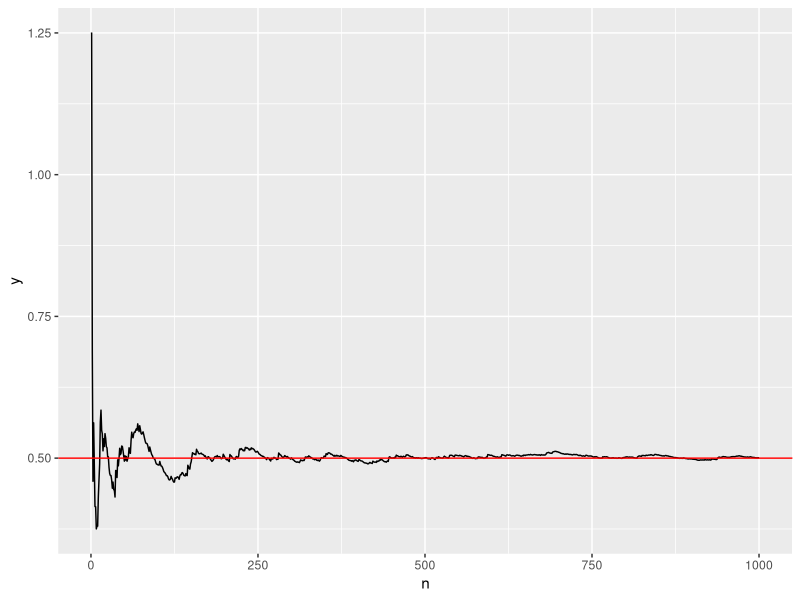
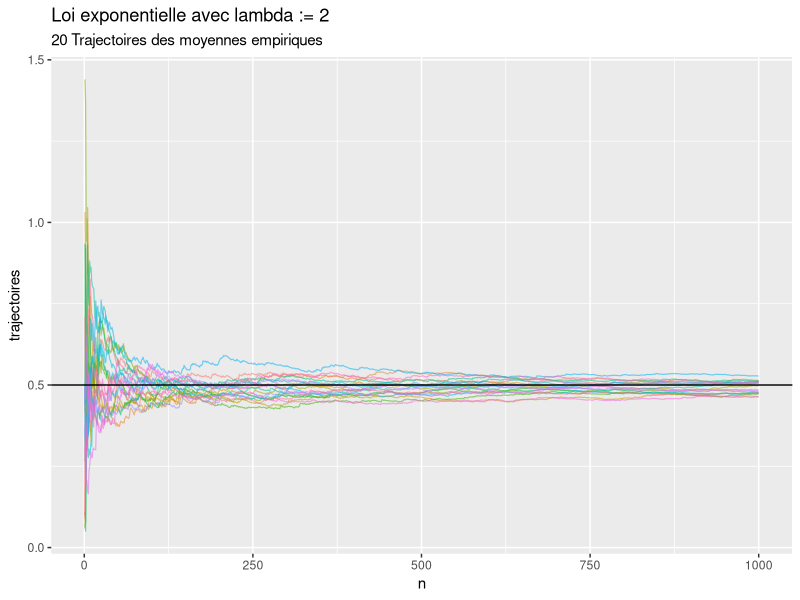
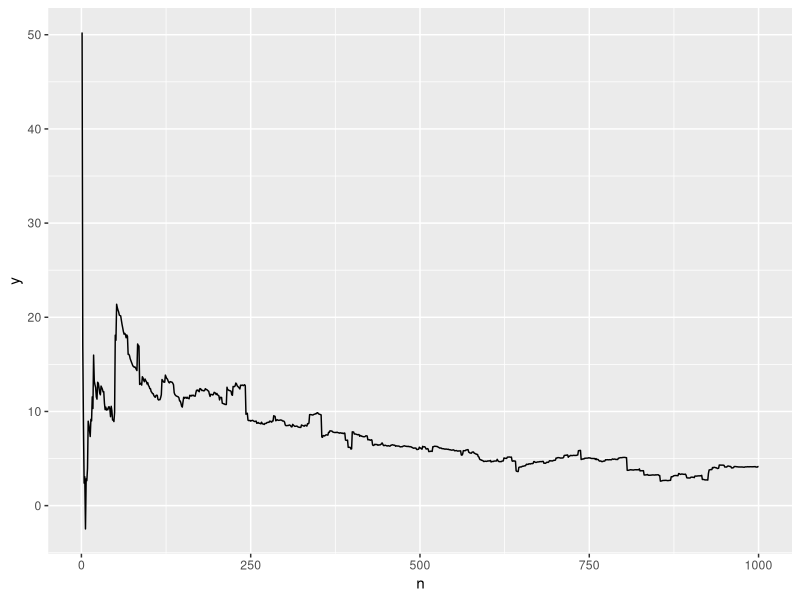
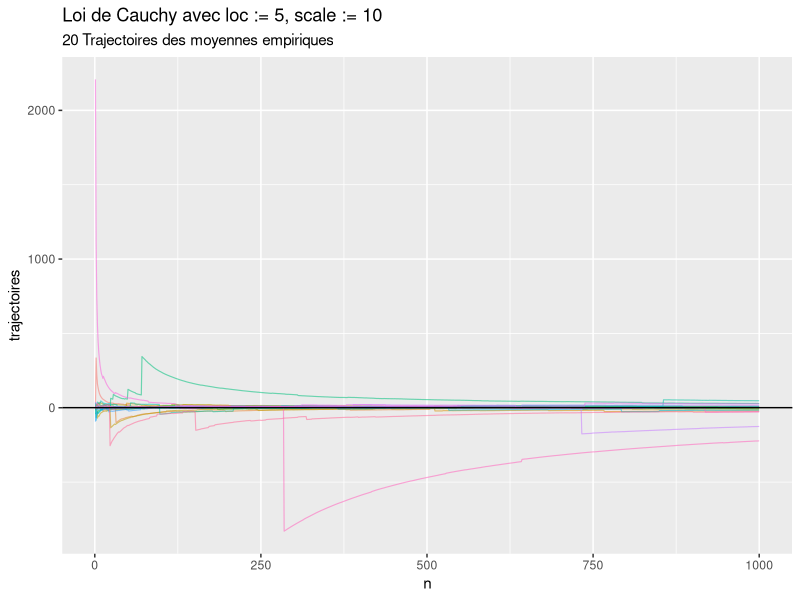
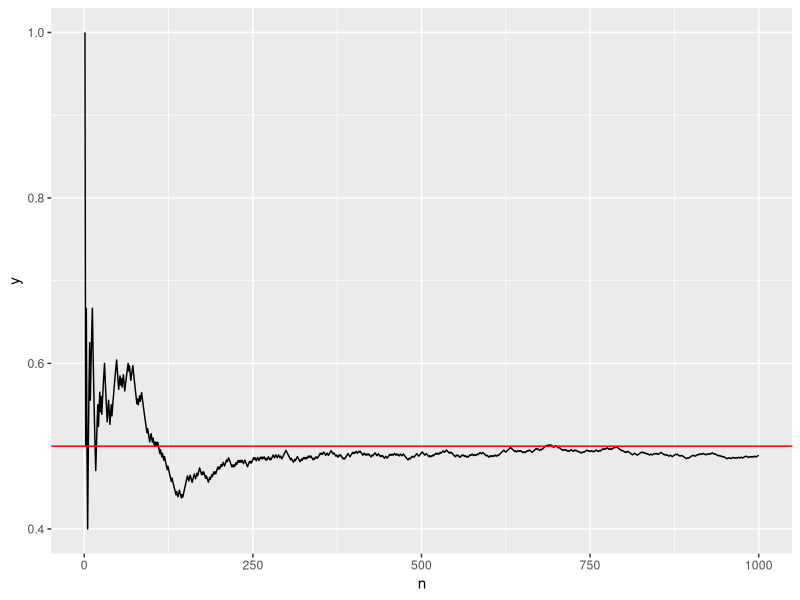
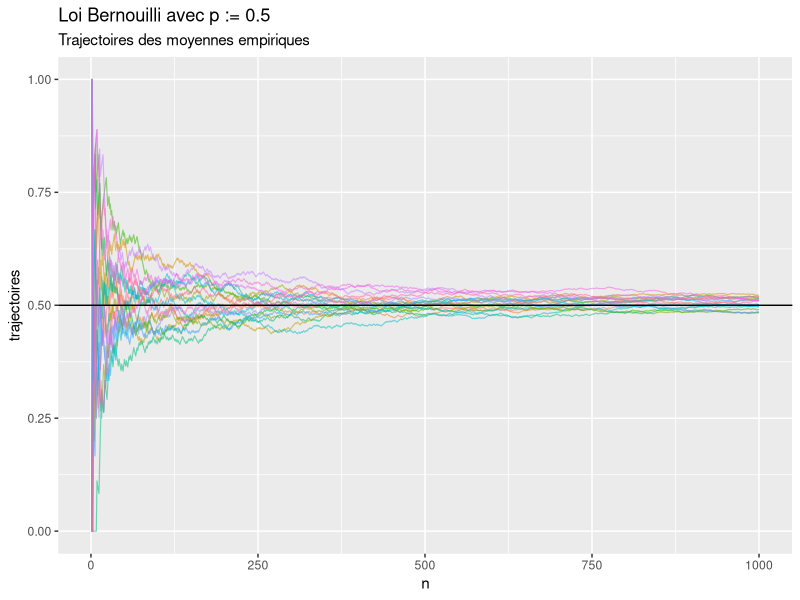
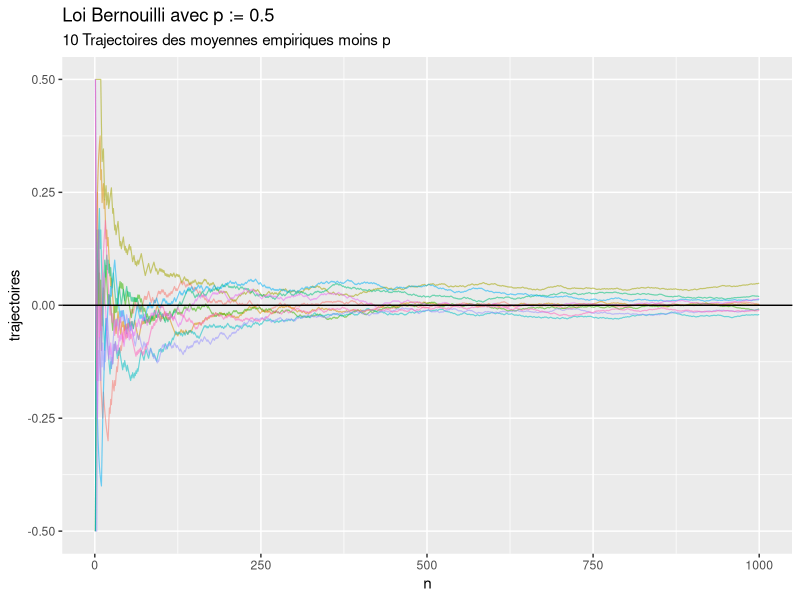
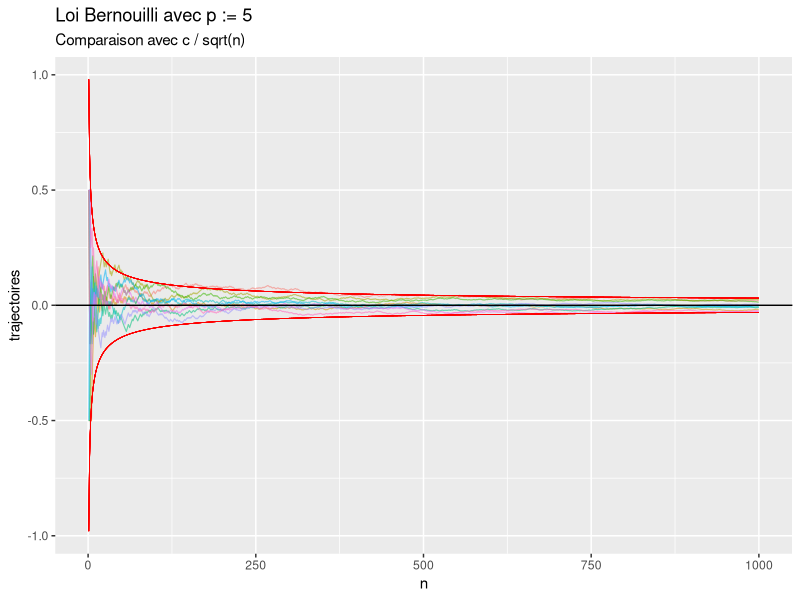

Write R code to recreate these figures, in order.
## ---- chunk 1
library(tibble)
library(ggplot2)
library(tidyverse)
set.seed(1234) # For reproducible results
## ---- chunk 2
rate <- 2; n <- 1000

x <- rexp(n, rate)
## ---- chunk 3
moyenne_empiriques <- cumsum(x) / seq(n)
## ---- chunk 4
draw_traj <- function(f_sim, n_trials, n_traj, title = NULL, subtitle = NULL) {

    df <- tibble(n = seq(n_trials))

    for (i in seq(n_traj)) {
        sim <- f_sim(n_trials) # Call the simulation function, like rnorm(n, 0, 1)
        cum_avg <- cumsum(sim) / seq(n_trials)
        df <- df |> add_column(cum_avg, .name_repair = c("unique"))
    }

    df.long <- pivot_longer(df,
                            cols = !c(1), # Pivot everything BUT the first column
                            names_to = "data",
                            values_to = "traj")

    df.long |>
        ggplot(aes(n, traj, group = data)) +
        geom_line(aes(col = data, alpha = 1), size = 0.4) +
        theme(legend.position = "none") +
        labs(x = "n", y = "trajectoires", title = title, subtitle = subtitle) +
        geom_hline(yintercept = 0.5)

}

draw_traj_moins_p <- function(f_sim, n_trials, n_traj, p = 0.5, title = NULL, subtitle = NULL) {

    df <- tibble(n = seq(n_trials))

    for (i in seq(n_traj)) {
        sim <- f_sim(n_trials) # Call the simulation function, like rnorm(n, 0, 1)
        cum_avg <- cumsum(sim) / seq(n_trials)
        df <- df |> add_column(cum_avg - p, .name_repair = c("unique"))
    }

    df.long <- pivot_longer(df,
                            cols = !c(1), # Pivot everything BUT the first column
                            names_to = "data",
                            values_to = "traj")

    df.long |>
        ggplot(aes(n, traj, group = data)) +
        geom_line(aes(col = data, alpha = 1), size = 0.4) +
        theme(legend.position = "none") +
        labs(x = "n", y = "trajectoires", title = title, subtitle = subtitle) +
        geom_hline(yintercept = 0)

}
## ---- chunk 5
df <- tibble(n = seq(n), y = moyenne_empiriques)
df |> ggplot(aes(n, y)) + geom_line() + geom_hline(yintercept = 0.5, col = "red")
## ---- chunk 6
sim <- function(n) { rexp(n, 2) }
# draw_traj est une fonction que j'ai définie, montrée en fin de document
draw_traj(sim,
          n_trials = 1000,
          n_traj = 20,
          title = "Loi exponentielle avec lambda := 2",
          subtitle = "20 Trajectoires des moyennes empiriques")
## ---- chunk 7
loc   <- 5
scale <- 10
n     <- 1000

cauch <- rcauchy(n, loc, scale)
moyenne_empiriques <- cumsum(cauch) / seq(n)

df.cauchy <- tibble(n = seq(n), y = moyenne_empiriques)
df.cauchy |> ggplot(aes(n, y)) + geom_line()
## ---- chunk 8
sim <- function(n) { rcauchy(n, loc, scale) }
draw_traj(sim,
          n_trials = 1000,
          n_traj = 20,
          "Loi de Cauchy avec loc := 5, scale := 10",
          "20 Trajectoires des moyennes empiriques")
## ---- chunk 9
n <- 1000
p <- 0.5

bern <- rbinom(n, size = 1, prob = p)
moyenne_empiriques <- cumsum(bern) / seq(n)

df.bern <- tibble(n = seq(n), y = moyenne_empiriques)
df.bern |> ggplot(aes(n, y)) + geom_line() + geom_hline(yintercept = 0.5, col = "red")
## ---- chunk 10
sim <- function(n) { rbinom(n, size = 1, prob = p) }
draw_traj(sim,
          n_trials = 1000,
          n_traj = 20,
          title = "Loi Bernouilli avec p := 0.5",
          subtitle = "Trajectoires des moyennes empiriques")
## ---- chunk 11
p <- 0.5

sim <- function(n) { rbinom(n, size = 1, prob = p) }
draw_traj_moins_p(sim, 1000, 10, p, "Loi Bernouilli avec p := 0.5",
                                    "10 Trajectoires des moyennes empiriques moins p")
## ---- chunk 12
p <- 0.5
sqrt_pq_95 <- 1.96 * sqrt(p * (1 - p))
n <- 1000

fn_b <- function(n) { sqrt_pq_95 / sqrt(n) }
fn_c <- function(n) { sqrt_pq_95 / n }
fn_d <- function(n) { sqrt_pq_95 / log(n) }

draw_traj_moins_p(sim, n, 10, p) +
    geom_line(aes(x = n, y = fn_b(n)), col = "red", size = 0.25) +
    geom_line(aes(x = n, y = -fn_b(n)), col = "red", size = 0.25) +
    labs(title = "Loi Bernouilli avec p := 5", subtitle = "Comparaison avec c / sqrt(n)")
## ---- chunk 13
draw_traj_moins_p(sim, n, 10, p) +
    geom_line(aes(x = n, y = fn_c(n)), col = "green", size = 0.25) +
    geom_line(aes(x = n, y = -fn_c(n)), col = "green", size = 0.25) +
    labs(title = "Loi Bernouilli avec p := 5", subtitle = "Comparaison avec c / n")
## ---- chunk 14
draw_traj_moins_p(sim, n, 10, p) +
    geom_line(aes(x = n, y = fn_d(n)), col = "blue", size = 0.25) +
    geom_line(aes(x = n, y = -fn_d(n)), col = "blue", size = 0.25) +
    labs(title = "Loi Bernouilli avec p := 5", subtitle = "Comparaison avec c / log(n)")
## ---- chunk 15
tclexpo <- function(n, a) {

    X1 <- rexp(n, a)
    mu <- mean(X1)
    sqv <- sqrt(var(X1))
    sqn <- sqrt(n)
    coeff <- force(sqn / (n * sqv)) # Calculate once, use 1000 times

    stat_Xi <- function(Xi) {
        coeff * sum(Xi - mu)
    }

    # Let's create a list so that we can easily map over it with lapply
    my_list <- list(X1)

    for (i in seq(999)) {
       my_list[[i + 1]] <- rexp(n, a)
    }

    unlist(lapply(my_list, stat_Xi)) # return a vector
}
## ---- chunk 16
a <- 2
n <- c(2, 10, 50, 100)

out <- map(n, tclexpo, a) # Map tclexpo(n = ?, a) over the values of n

# Now I have a list of length 4 whose elements are vectors with size 1000.
df <- tibble(n2 = out[[1]], n10 = out[[2]], n50 = out[[3]], n100 = out[[4]])
df <- df |> pivot_longer(everything(), names_to = "names", values_to = "values")
# df$names <- factor(df$names, levels = "n10", "n2", "n50", "n100")


df |>
    ggplot(aes(values, after_stat(density))) +
    geom_histogram() +
    geom_line(aes(values, dnorm(values)), col = "red") +
    facet_wrap(~ names) +
    labs(y = "fréquence")

## ---- chunk 17
Fempirique <- function(X) {

    # First let's sort X
    X <- sort(X)
    n <- length(X)

    Fn_t <- function(t) {
        sum(X <= t) / n
    }

    # Then apply our function, returning a numeric vector
    right_column <- purrr::map_dbl(X, Fn_t)

    matrix(c(X, right_column), ncol = 2)
}

## ---- chunk 18
draw_traj <- function(f_sim, n_trials, n_traj, title = NULL, subtitle = NULL) {

    df <- tibble(n = seq(n_trials))

    for (i in seq(n_traj)) {
        sim <- f_sim(n_trials) # Call the simulation function, like rnorm(n, 0, 1)
        cum_avg <- cumsum(sim) / seq(n_trials)
        df <- df |> add_column(cum_avg, .name_repair = c("unique"))
    }

    df.long <- pivot_longer(df,
                            cols = !c(1), # Pivot everything BUT the first column
                            names_to = "data",
                            values_to = "traj")

    df.long |>
        ggplot(aes(n, traj, group = data)) +
        geom_line(aes(col = data, alpha = 1), size = 0.4) +
        theme(legend.position = "none") +
        labs(x = "n", y = "trajectoires", title = title, subtitle = subtitle) +
        geom_hline(yintercept = 0.5)

}

draw_traj_moins_p <- function(f_sim, n_trials, n_traj, p = 0.5, title = NULL, subtitle = NULL) {

    df <- tibble(n = seq(n_trials))

    for (i in seq(n_traj)) {
        sim <- f_sim(n_trials) # Call the simulation function, like rnorm(n, 0, 1)
        cum_avg <- cumsum(sim) / seq(n_trials)
        df <- df |> add_column(cum_avg - p, .name_repair = c("unique"))
    }

    df.long <- pivot_longer(df,
                            cols = !c(1), # Pivot everything BUT the first column
                            names_to = "data",
                            values_to = "traj")

    df.long |>
        ggplot(aes(n, traj, group = data)) +
        geom_line(aes(col = data, alpha = 1), size = 0.4) +
        theme(legend.position = "none") +
        labs(x = "n", y = "trajectoires", title = title, subtitle = subtitle) +
        geom_hline(yintercept = 0)

}
